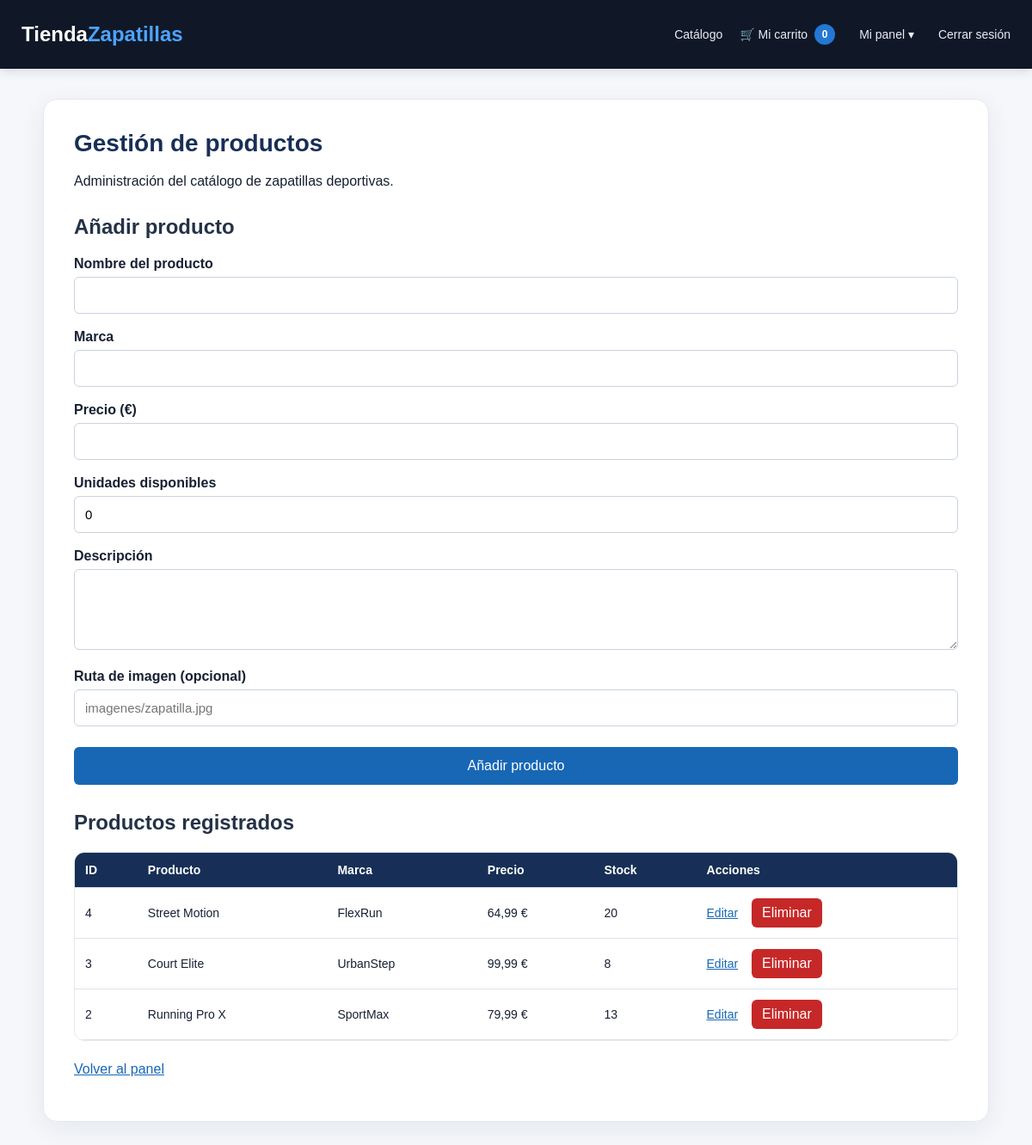
Page /admin_productos.php (signed in) on the committed database.
### tables this page shows
CREATE TABLE `productos` (
  `id` int(11) NOT NULL,
  `nombre` varchar(150) NOT NULL,
  `marca` varchar(100) NOT NULL,
  `precio` decimal(10,2) NOT NULL,
  `stock` int(11) NOT NULL DEFAULT 0,
  `descripcion` text DEFAULT NULL,
  `imagen` varchar(255) DEFAULT NULL
);

### admin_productos.php (the view, shortened to what this page needs)
<?php
require_once "conexion.php";
function escapar($valor) {
    return htmlspecialchars((string)$valor, ENT_QUOTES, "UTF-8");
}
$editando = null;
$consulta = $conexion->query(
    "SELECT * FROM productos ORDER BY id DESC"
);
$productos = $consulta->fetchAll();
?>
<!DOCTYPE html>
<html lang="es">
<head>
    <link rel="stylesheet" href="style.css">
</head>
<body class="pagina-tienda">
    <?php require "cabecera.php"; ?>
    <main class="contenedor admin-contenedor">
        <h1>Gestión de productos</h1>
        <p>Administración del catálogo de zapatillas deportivas.</p>
        <h2><?= $editando && !empty($editando["id"])
            ? "Modificar producto"
            : "Añadir producto" ?></h2>
        <form method="POST">
            <label for="nombre">Nombre del producto</label>
            <input type="text" id="nombre" name="nombre" required
                   maxlength="150"
                   value="<?= escapar($editando["nombre"] ?? "") ?>">
            <label for="marca">Marca</label>
            <input type="text" id="marca" name="marca" required
                   maxlength="100"
                   value="<?= escapar($editando["marca"] ?? "") ?>">
            <label for="precio">Precio (€)</label>
            <input type="number" id="precio" name="precio"
                   min="0.01" step="0.01" required
                   value="<?= escapar($editando["precio"] ?? "") ?>">
            <label for="stock">Unidades disponibles</label>
            <input type="number" id="stock" name="stock"
                   min="0" step="1" required
                   value="<?= escapar($editando["stock"] ?? "0") ?>">
            <label for="descripcion">Descripción</label>
            <textarea id="descripcion" name="descripcion"
                      maxlength="2000" rows="4"><?= escapar($editando["descripcion"] ?? "") ?></textarea>
            <label for="imagen">Ruta de imagen (opcional)</label>
            <input type="text" id="imagen" name="imagen"
                   placeholder="imagenes/zapatilla.jpg"
                   maxlength="255"
                   value="<?= escapar($editando["imagen"] ?? "") ?>">
            <button type="submit">
                <?= $editando && !empty($editando["id"])
                    ? "Guardar cambios" : "Añadir producto" ?>
            </button>
        </form>
        <h2>Productos registrados</h2>
        <div class="tabla-responsive">
            <table>
                <thead>
                    <tr>
                        <th>ID</th>
                        <th>Producto</th>
                        <th>Marca</th>
                        <th>Precio</th>
                        <th>Stock</th>
                        <th>Acciones</th>
                    </tr>
                </thead>
                <tbody>
                    <?php foreach ($productos as $producto): ?>
                        <tr>
                            <td><?= (int)$producto["id"] ?></td>
                            <td><?= escapar($producto["nombre"]) ?></td>
                            <td><?= escapar($producto["marca"]) ?></td>
                            <td><?= number_format((float)$producto["precio"], 2, ",", ".") ?> €</td>
                            <td><?= (int)$producto["stock"] ?></td>
                            <td>
                                <a href="admin_productos.php?editar=<?= (int)$producto["id"] ?>">
                                    Editar
                                </a>
                                <form method="POST" class="form-eliminar"
                                      onsubmit="return confirm('¿Eliminar este producto?');">
                                    <button type="submit" class="btn-eliminar">
                                        Eliminar
                                    </button>
                                </form>
                            </td>
                        </tr>
                    <?php endforeach; ?>
                </tbody>
            </table>
        </div>
        <p><a href="panel.php">Volver al panel</a></p>
    </main>
</body>
</html>

### style.css (style rules this page uses)
* { box-sizing: border-box; }
body { margin: 0; padding: 30px 15px; font-family: Arial, sans-serif; background: #f2f5f9; color: #243247; }
.contenedor { max-width: 520px; margin: 35px auto; padding: 35px; background: white; border-radius: 12px; box-shadow: 0 5px 20px rgba(0, 0, 0, 0.08); }
h1 { color: #174a88; }
h2 { margin-top: 30px; }
label { display: block; margin: 18px 0 6px; font-weight: bold; }
input { width: 100%; padding: 12px; border: 1px solid #c9d2df; border-radius: 6px; font-size: 15px; }
button { width: 100%; margin-top: 24px; padding: 13px; border: none; border-radius: 6px; background: #1767b5; color: white; font-size: 16px; cursor: pointer; }
a { display: inline-block; margin: 8px 12px 0 0; color: #1767b5; }
.admin-contenedor { max-width: 1050px; }
.tabla-responsive { overflow-x: auto; }
table { width: 100%; margin-top: 20px; border-collapse: collapse; }
th, td { padding: 12px; border-bottom: 1px solid #dce3ec; text-align: left; }
th { background: #174a88; color: white; }
.form-eliminar { display: inline; }
.btn-eliminar { width: auto; margin: 0; padding: 8px 12px; background: #c62828; }
textarea { width: 100%; padding: 12px; border: 1px solid #c9d2df; border-radius: 6px; font-family: Arial, sans-serif; font-size: 15px; resize: vertical; }
td { vertical-align: middle; }
.pagina-tienda { margin: 0; padding: 0; background: #f5f7fb; color: #172033; }
html { scroll-padding-top: 100px; }
.contenedor { border: 1px solid #e5eaf1; border-radius: 16px; box-shadow: 0 8px 30px rgba(16, 24, 39, 0.07); }
.contenedor h1 { margin-top: 0; color: #172f56; font-size: 28px; }
.contenedor h2 { color: #243247; }
input, select, textarea { transition: border-color 0.2s, box-shadow 0.2s; }
button { transition: background-color 0.2s, transform 0.2s; }
.admin-contenedor { max-width: 1100px; }
.tabla-responsive { margin-top: 20px; border: 1px solid #e5eaf1; border-radius: 12px; }
table { margin-top: 0; }
th { background: #172f56; font-size: 14px; }
td { font-size: 14px; }

### rows in the picture
productos: id "4", nombre "Street Motion", marca "FlexRun", precio "64,99", stock "20"
productos: id "3", nombre "Court Elite", marca "UrbanStep", precio "99,99", stock "8"
productos: id "2", nombre "Running Pro X", marca "SportMax", precio "79,99", stock "13"

### other values in the picture
$cantidadCarrito "0"
